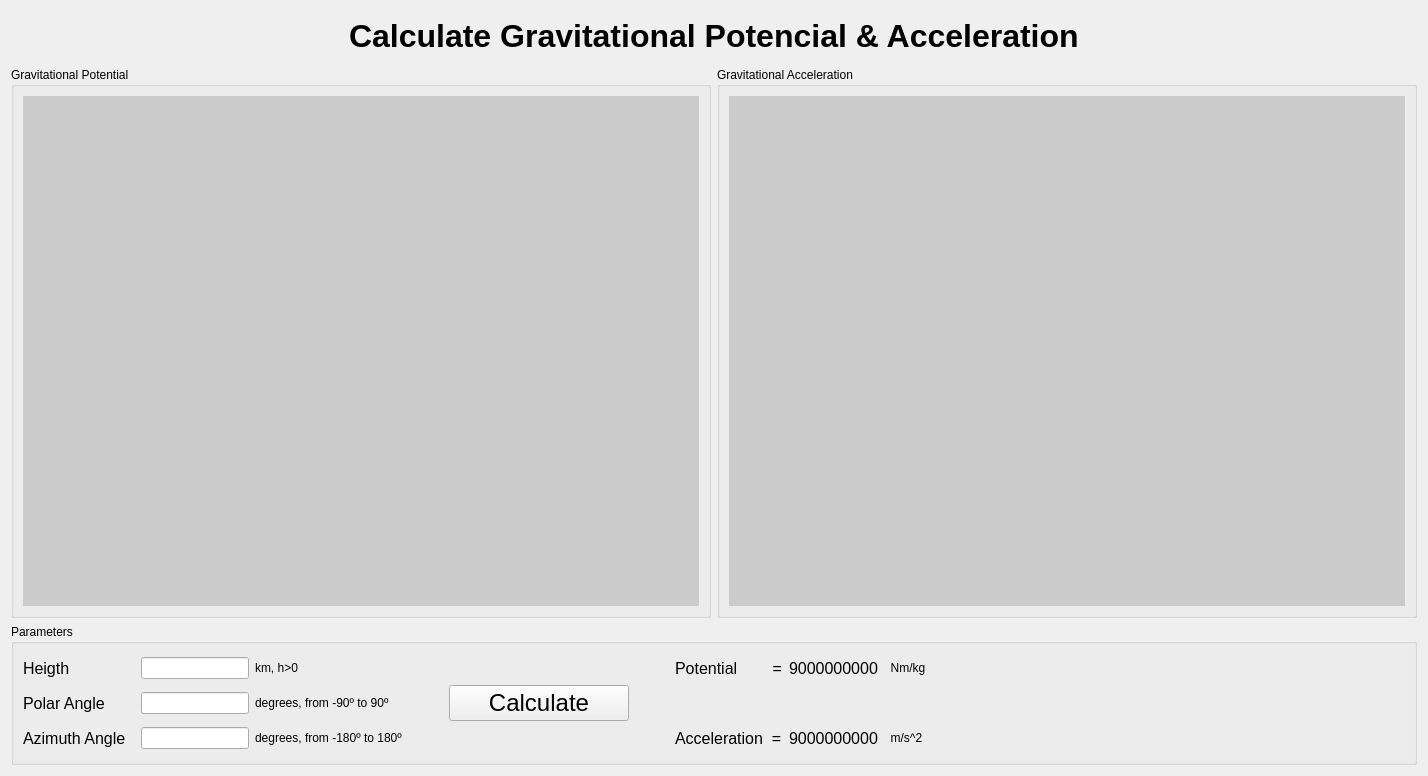
      <widget class="QWidget" name="tab_4">
       <attribute name="title">
        <string>Calculate Gravitational Potencial &amp; Acceleration</string>
       </attribute>
       <layout class="QGridLayout" name="gridLayout_20">
        <item row="2" column="1" colspan="4">
         <widget class="QGroupBox" name="groupBox_7">
          <property name="title">
           <string>Parameters</string>
          </property>
          <layout class="QGridLayout" name="gridLayout_17">
           <item row="0" column="1">
            <layout class="QGridLayout" name="gridLayout_16">
             <item row="1" column="4">
              <widget class="QPushButton" name="pushButton">
               <property name="font">
                <font>
                 <family>Arial</family>
                 <pointsize>18</pointsize>
                </font>
               </property>
               <property name="text">
                <string>Calculate</string>
               </property>
              </widget>
             </item>
             <item row="0" column="4">
              <spacer name="horizontalSpacer_10">
               <property name="orientation">
                <enum>Qt::Horizontal</enum>
               </property>
               <property name="sizeType">
                <enum>QSizePolicy::Fixed</enum>
               </property>
               <property name="sizeHint" stdset="0">
                <size>
                 <width>180</width>
                 <height>20</height>
                </size>
               </property>
              </spacer>
             </item>
             <item row="1" column="0">
              <widget class="QLabel" name="label_50">
               <property name="sizePolicy">
                <sizepolicy hsizetype="Minimum" vsizetype="Preferred">
                 <horstretch>0</horstretch>
                 <verstretch>0</verstretch>
                </sizepolicy>
               </property>
               <property name="font">
                <font>
                 <family>Arial</family>
                 <pointsize>12</pointsize>
                </font>
               </property>
               <property name="text">
                <string>Polar Angle</string>
               </property>
              </widget>
             </item>
             <item row="2" column="2">
              <widget class="QLabel" name="label_54">
               <property name="text">
                <string>degrees, from -180º to 180º</string>
               </property>
              </widget>
             </item>
             <item row="1" column="1">
              <widget class="QLineEdit" name="lineEdit_2">
               <property name="sizePolicy">
                <sizepolicy hsizetype="Minimum" vsizetype="Fixed">
                 <horstretch>0</horstretch>
                 <verstretch>0</verstretch>
                </sizepolicy>
               </property>
              </widget>
             </item>
             <item row="2" column="0">
              <widget class="QLabel" name="label_51">
               <property name="sizePolicy">
                <sizepolicy hsizetype="Minimum" vsizetype="Preferred">
                 <horstretch>0</horstretch>
                 <verstretch>0</verstretch>
                </sizepolicy>
               </property>
               <property name="font">
                <font>
                 <family>Arial</family>
                 <pointsize>12</pointsize>
                </font>
               </property>
               <property name="text">
                <string>Azimuth Angle  </string>
               </property>
              </widget>
             </item>
             <item row="2" column="1">
              <widget class="QLineEdit" name="lineEdit_3">
               <property name="sizePolicy">
                <sizepolicy hsizetype="Minimum" vsizetype="Fixed">
                 <horstretch>0</horstretch>
                 <verstretch>0</verstretch>
                </sizepolicy>
               </property>
              </widget>
             </item>
             <item row="0" column="7">
              <widget class="QLabel" name="label_58">
               <property name="font">
                <font>
                 <family>Arial</family>
                 <pointsize>12</pointsize>
                </font>
               </property>
               <property name="text">
                <string>9000000000</string>
               </property>
              </widget>
             </item>
             <item row="1" column="2">
              <widget class="QLabel" name="label_53">
               <property name="text">
                <string>degrees, from -90º to 90º</string>
               </property>
              </widget>
             </item>
             <item row="2" column="7">
              <widget class="QLabel" name="label_59">
               <property name="font">
                <font>
                 <family>Arial</family>
                 <pointsize>12</pointsize>
                </font>
               </property>
               <property name="text">
                <string>9000000000</string>
               </property>
              </widget>
             </item>
             <item row="2" column="6">
              <widget class="QLabel" name="label_57">
               <property name="font">
                <font>
                 <family>Arial</family>
                 <pointsize>12</pointsize>
                </font>
               </property>
               <property name="text">
                <string>Acceleration  =</string>
               </property>
              </widget>
             </item>
             <item row="0" column="0">
              <widget class="QLabel" name="label_49">
               <property name="sizePolicy">
                <sizepolicy hsizetype="Minimum" vsizetype="Preferred">
                 <horstretch>0</horstretch>
                 <verstretch>0</verstretch>
                </sizepolicy>
               </property>
               <property name="font">
                <font>
                 <family>Arial</family>
                 <pointsize>12</pointsize>
                </font>
               </property>
               <property name="text">
                <string>Heigth</string>
               </property>
              </widget>
             </item>
             <item row="0" column="8">
              <widget class="QLabel" name="label_55">
               <property name="sizePolicy">
                <sizepolicy hsizetype="Minimum" vsizetype="Preferred">
                 <horstretch>0</horstretch>
                 <verstretch>0</verstretch>
                </sizepolicy>
               </property>
               <property name="text">
                <string>  Nm/kg</string>
               </property>
              </widget>
             </item>
             <item row="0" column="2">
              <widget class="QLabel" name="label_52">
               <property name="text">
                <string>km, h&gt;0</string>
               </property>
              </widget>
             </item>
             <item row="0" column="6">
              <widget class="QLabel" name="label_56">
               <property name="font">
                <font>
                 <family>Arial</family>
                 <pointsize>12</pointsize>
                </font>
               </property>
               <property name="text">
                <string>Potential        =</string>
               </property>
              </widget>
             </item>
             <item row="0" column="1">
              <widget class="QLineEdit" name="lineEdit">
               <property name="sizePolicy">
                <sizepolicy hsizetype="Minimum" vsizetype="Fixed">
                 <horstretch>0</horstretch>
                 <verstretch>0</verstretch>
                </sizepolicy>
               </property>
              </widget>
             </item>
             <item row="2" column="8">
              <widget class="QLabel" name="label_60">
               <property name="sizePolicy">
                <sizepolicy hsizetype="Minimum" vsizetype="Preferred">
                 <horstretch>0</horstretch>
                 <verstretch>0</verstretch>
                </sizepolicy>
               </property>
               <property name="text">
                <string>  m/s^2</string>
               </property>
              </widget>
             </item>
             <item row="0" column="3">
              <spacer name="horizontalSpacer_8">
               <property name="orientation">
                <enum>Qt::Horizontal</enum>
               </property>
               <property name="sizeType">
                <enum>QSizePolicy::Fixed</enum>
               </property>
               <property name="sizeHint" stdset="0">
                <size>
                 <width>40</width>
                 <height>20</height>
                </size>
               </property>
              </spacer>
             </item>
             <item row="0" column="5">
              <spacer name="horizontalSpacer_9">
               <property name="orientation">
                <enum>Qt::Horizontal</enum>
               </property>
               <property name="sizeType">
                <enum>QSizePolicy::Fixed</enum>
               </property>
               <property name="sizeHint" stdset="0">
                <size>
                 <width>40</width>
                 <height>20</height>
                </size>
               </property>
              </spacer>
             </item>
            </layout>
           </item>
           <item row="0" column="2">
            <spacer name="horizontalSpacer_11">
             <property name="orientation">
              <enum>Qt::Horizontal</enum>
             </property>
             <property name="sizeType">
              <enum>QSizePolicy::MinimumExpanding</enum>
             </property>
             <property name="sizeHint" stdset="0">
              <size>
               <width>420</width>
               <height>10</height>
              </size>
             </property>
            </spacer>
           </item>
          </layout>
         </widget>
        </item>
        <item row="1" column="3" colspan="2">
         <widget class="QGroupBox" name="groupBox_6">
          <property name="title">
           <string>Gravitational Acceleration</string>
          </property>
          <layout class="QGridLayout" name="gridLayout_19">
           <item row="0" column="0">
            <widget class="QWidget" name="widget_8" native="true">
             <property name="styleSheet">
              <string notr="true">background-color: rgb(203, 203, 203);</string>
             </property>
            </widget>
           </item>
          </layout>
         </widget>
        </item>
        <item row="1" column="1" colspan="2">
         <widget class="QGroupBox" name="groupBox_5">
          <property name="title">
           <string>Gravitational Potential</string>
          </property>
          <layout class="QGridLayout" name="gridLayout_18">
           <item row="0" column="0">
            <widget class="QWidget" name="widget_7" native="true">
             <property name="styleSheet">
              <string notr="true">background-color: rgb(203, 203, 203);</string>
             </property>
            </widget>
           </item>
          </layout>
         </widget>
        </item>
        <item row="0" column="2" colspan="2">
         <widget class="QLabel" name="label_61">
          <property name="font">
           <font>
            <family>Arial</family>
            <pointsize>24</pointsize>
            <weight>75</weight>
            <bold>true</bold>
           </font>
          </property>
          <property name="text">
           <string>Calculate Gravitational Potencial &amp; Acceleration</string>
          </property>
         </widget>
        </item>
        <item row="0" column="1">
         <spacer name="horizontalSpacer_12">
          <property name="orientation">
           <enum>Qt::Horizontal</enum>
          </property>
          <property name="sizeType">
           <enum>QSizePolicy::Minimum</enum>
          </property>
          <property name="sizeHint" stdset="0">
           <size>
            <width>332</width>
            <height>20</height>
           </size>
          </property>
         </spacer>
        </item>
        <item row="0" column="4">
         <spacer name="verticalSpacer_19">
          <property name="orientation">
           <enum>Qt::Vertical</enum>
          </property>
          <property name="sizeType">
           <enum>QSizePolicy::Fixed</enum>
          </property>
          <property name="sizeHint" stdset="0">
           <size>
            <width>20</width>
            <height>50</height>
           </size>
          </property>
         </spacer>
        </item>
        <item row="2" column="0">
         <spacer name="verticalSpacer_20">
          <property name="orientation">
           <enum>Qt::Vertical</enum>
          </property>
          <property name="sizeType">
           <enum>QSizePolicy::Fixed</enum>
          </property>
          <property name="sizeHint" stdset="0">
           <size>
            <width>0</width>
            <height>141</height>
           </size>
          </property>
         </spacer>
        </item>
        <item row="1" column="0">
         <spacer name="verticalSpacer_21">
          <property name="orientation">
           <enum>Qt::Vertical</enum>
          </property>
          <property name="sizeType">
           <enum>QSizePolicy::MinimumExpanding</enum>
          </property>
          <property name="sizeHint" stdset="0">
           <size>
            <width>0</width>
            <height>551</height>
           </size>
          </property>
         </spacer>
        </item>
       </layout>
      </widget>
